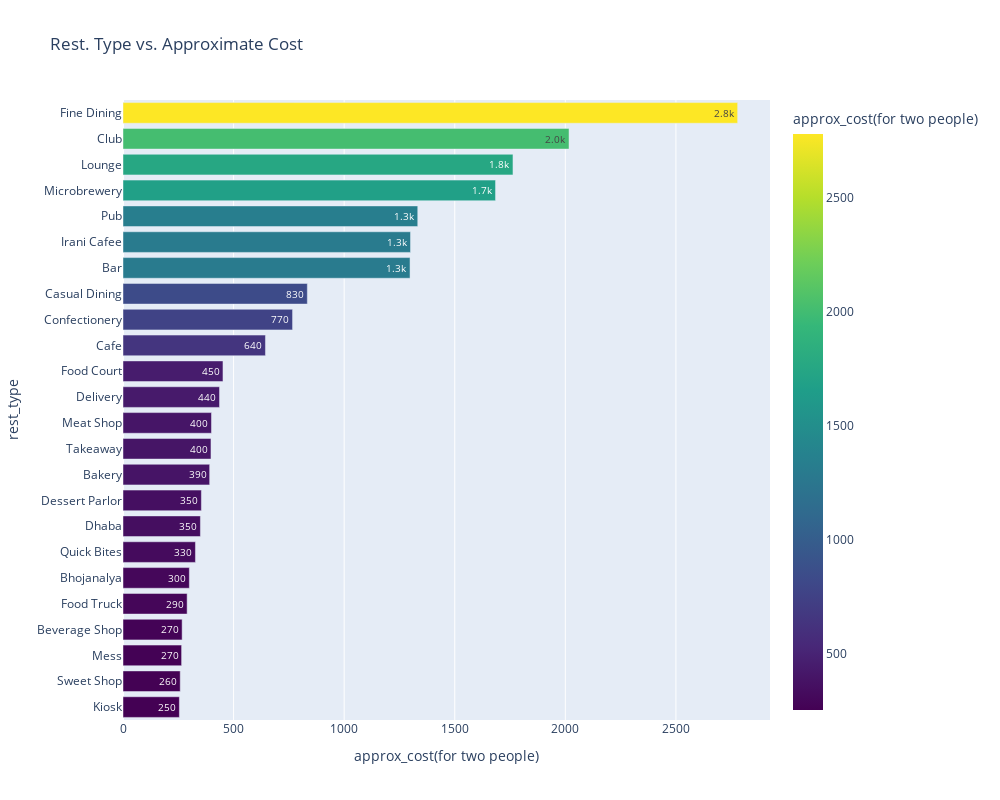

The notebook cell this image was saved under:
### Code cell
res_df = df[["rest_type", "approx_cost(for two people)", 'rate']]
res_df = res_df.dropna(how="any", axis=0)
res_df["rest_type"] = res_df["rest_type"].str.split(", ")
res_df = res_df.explode("rest_type")

# Get the Mean group by rest_type
res_df = res_df.groupby("rest_type").mean()["approx_cost(for two people)"].sort_values(ascending=True)
res_df = pd.DataFrame({"rest_type": res_df.index,  "approx_cost(for two people)": res_df.values})

# Show the chart
fig = px.bar(res_df,
             width =1000, height=800, 
             x     ="approx_cost(for two people)", y="rest_type", 
             title ="Rest. Type vs. Approximate Cost", text="approx_cost(for two people)", text_auto='.2s',
             color ="approx_cost(for two people)",  color_continuous_scale='viridis')

fig.show()

### Figure 1 — Plotly figure (JSON) as saved in the notebook; plotly's stock layout.template omitted (floating-point values rounded to 4 significant figures)
{"data": [{"alignmentgroup": "True", "hovertemplate": "approx_cost(for two people)=%{marker.color}<br>rest_type=%{y}<extra></extra>", "legendgroup": "", "marker": {"color": [254.9, 258.8, 265, 267.4, 290, 300, 327.6, 350, 354.4, 391.9, 397.8, 400, 436.5, 452.0, 644.1, 766.7, 833.5, 1298.0, 1300, 1333.0, 1684.0, 1763.0, 2017.0, 2779.0], "coloraxis": "coloraxis", "pattern": {"shape": ""}}, "name": "", "offsetgroup": "", "orientation": "h", "showlegend": false, "text": [254.9, 258.8, 265, 267.4, 290, 300, 327.6, 350, 354.4, 391.9, 397.8, 400, 436.5, 452.0, 644.1, 766.7, 833.5, 1298.0, 1300, 1333.0, 1684.0, 1763.0, 2017.0, 2779.0], "textposition": "auto", "texttemplate": "%{x:.2s}", "type": "bar", "x": [254.9, 258.8, 265, 267.4, 290, 300, 327.6, 350, 354.4, 391.9, 397.8, 400, 436.5, 452.0, 644.1, 766.7, 833.5, 1298.0, 1300, 1333.0, 1684.0, 1763.0, 2017.0, 2779.0], "xaxis": "x", "y": ["Kiosk", "Sweet Shop", "Mess", "Beverage Shop", "Food Truck", "Bhojanalya", "Quick Bites", "Dhaba", "Dessert Parlor", "Bakery", "Takeaway", "Meat Shop", "Delivery", "Food Court", "Cafe", "Confectionery", "Casual Dining", "Bar", "Irani Cafee", "Pub", "Microbrewery", "Lounge", "Club", "Fine Dining"], "yaxis": "y"}], "layout": {"barmode": "relative", "coloraxis": {"colorbar": {"title": {"text": "approx_cost(for two people)"}}, "colorscale": [[0, "#440154"], [0.1111, "#482878"], [0.2222, "#3e4989"], [0.3333, "#31688e"], [0.4444, "#26828e"], [0.5556, "#1f9e89"], [0.6667, "#35b779"], [0.7778, "#6ece58"], [0.8889, "#b5de2b"], [1, "#fde725"]]}, "height": 800, "legend": {"tracegroupgap": 0}, "title": {"text": "Rest. Type vs. Approximate Cost"}, "width": 1000, "xaxis": {"anchor": "y", "domain": [0, 1], "title": {"text": "approx_cost(for two people)"}}, "yaxis": {"anchor": "x", "domain": [0, 1], "title": {"text": "rest_type"}}}}
